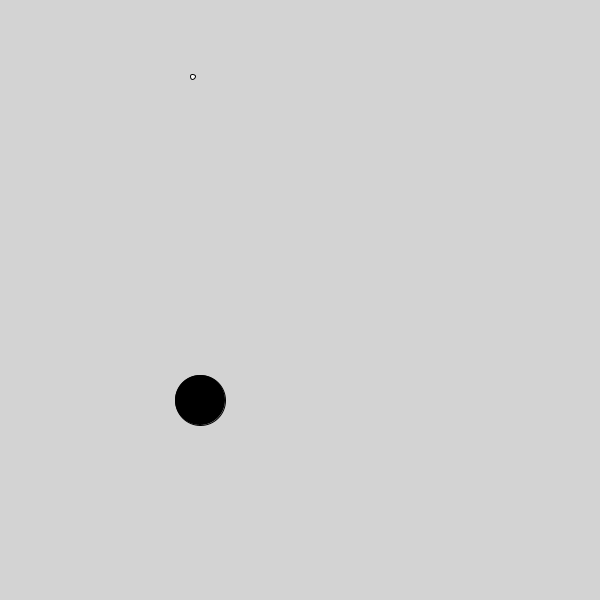
Frame 1 (no input)
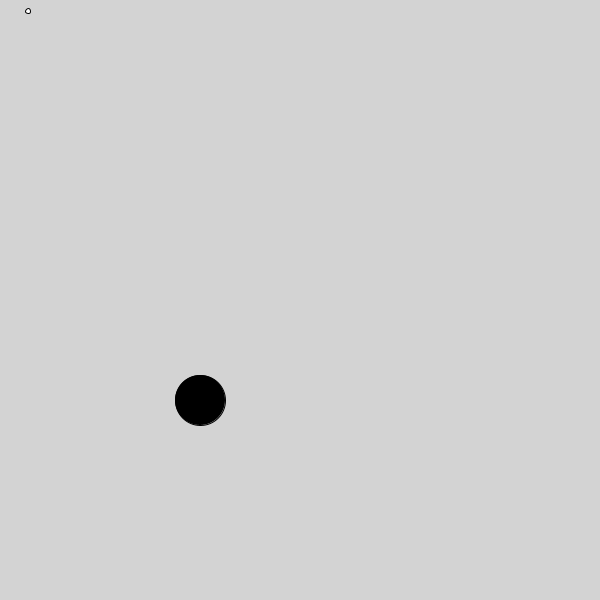
Frame 60 (the mouse pressed at the canvas centre just before this capture)
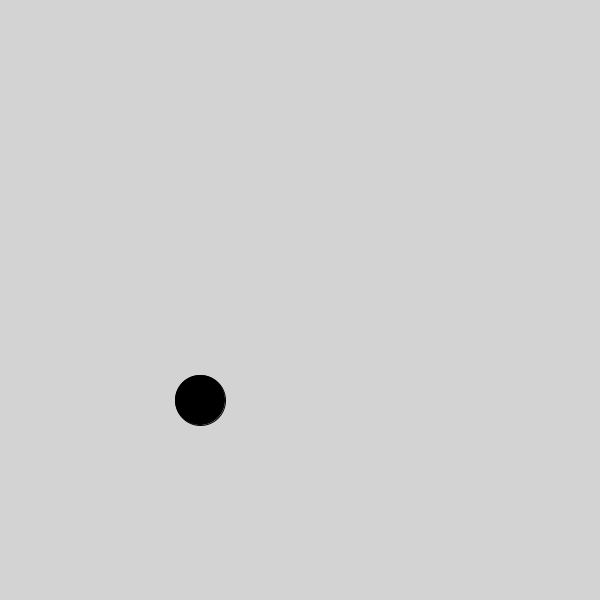
Frame 120 (the mouse held since frame 60 and released just before this capture)

The Processing sketch that drew these frames (run headless with seeded random() and noise(); from frame 60 on, the mouse is pressed at the canvas centre):

// Processing sketch: particle_around_circle
// ── particle_around_circle.pde
Particle p;
int TARGET_CENTERX = 200;
int TARGET_CENTERY = 400;


PVector mouse;

float n; //previous value of noise

void setup(){
  n = 0.1;
  size(600, 600);
  p = new Particle();
  mouse = new PVector(mouseX, mouseY);
}

void draw(){
  //update the mouse position
  mouse.x = mouseX;
  mouse.y = mouseY;
  
  background(211);
  
  //base to measure hit detection on
  fill(0);
  ellipse(TARGET_CENTERX, TARGET_CENTERY, 50, 50);
  p.update();
  p.display();

  //perlin noise test
  //n += 0.1;
  //println(noise(n));
  
}

void keyPressed(){
   if(key == 'b'){
     //do something!
   }
}

class Particle{
  PVector location;
  PVector acceleration;
  PVector velocity;
  int radius;
  
  int topspeed;
  
  Particle(){
    radius = 5;
    location = new PVector(int(random(width/2)), int(random(height/2)));
    velocity = new PVector(0, 0);
    acceleration = new PVector(-0.001, 0.01);
    topspeed = 5;
  }
  
  void update(){
      
    
    //direction
    PVector dir = new PVector(mouse.x - location.x, mouse.y-location.y);
        
    //normalize    
    dir.normalize();
    
    //scale
    dir.mult(0.1);
    
    //accelerate
    acceleration = dir;
    
    //reverse the vector if hitting.
    if(isHitting()){
      acceleration.normalize();
      velocity.mult(-1);
    }
    
    velocity.add(acceleration);
    velocity.limit(topspeed);
    location.add(velocity);
    
  }
  
  //need a method to detect if it's hitting something
  boolean isHitting(){
     if (dist(location.x, location.y, TARGET_CENTERX, TARGET_CENTERY) < radius+25){
       println("hit");
       println("x distance: " + abs(location.x - TARGET_CENTERX));
       println("y distance: " + abs(location.y - TARGET_CENTERY));
       return true;
     }
     return false;
  }
  
  void display(){
     fill(255);
     ellipse(location.x, location.y, radius, radius);
  }
}
